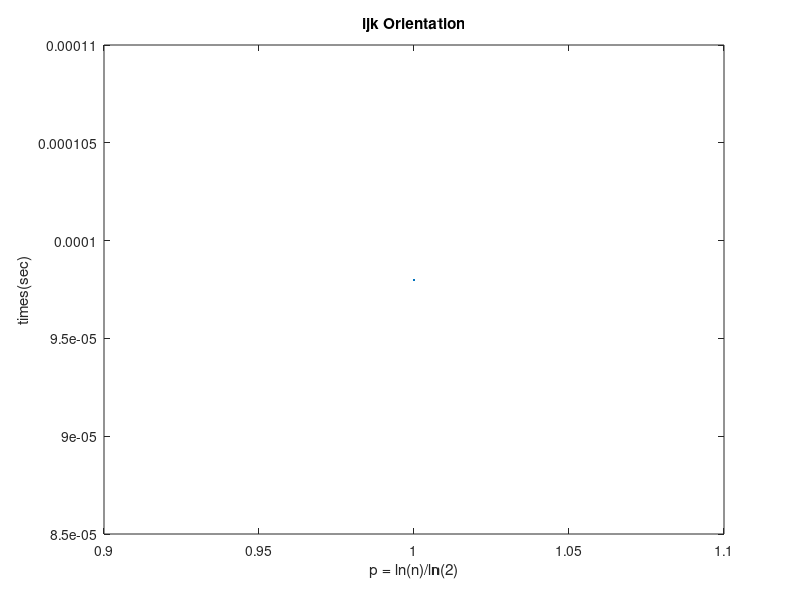

MATLAB code to generate this figure:
%perform all 6 types of matrix matrix mults
%time them
clear all 
p = 1;
times1 = zeros(p,1);
for m = 1:p
    n = 2^m;
    mat1 = rand(n);
    mat2 = rand(n);
    mat3 = zeros(n);
    mat1*mat2
    tic
    for j = 1:n
        for k = 1:n
            for i = 1:n
               mat3(i,j) =mat3(i,j)+mat1(i,k)*mat2(k,j);
            end
        end
    end
    times1(m) = toc;
    mat3
    mat3 = zeros(n);
    for k = 1:n
        for j = 1:n
            for i = 1:n
               mat3(i,j) =mat3(i,j)+mat1(i,k)*mat2(k,j);
            end
        end
    end
    mat3
end
figure(1)
plot(times1)
title('ijk Orientation')
xlabel('p = ln(n)/ln(2)') % x-axis label
ylabel('times(sec)') % y-axis label
% %------------------------------------------------------------
% times2 = zeros(p,1);
% for m = 1:p
%     n = 2^m;
%     mat1 = rand(n);
%     mat2 = rand(n);
%     mat3 = zeros(n);
%     tic
%     for i = 1:n
%         for k = 1:n
%             for j = 1:n
%                mat3(i,j) =mat3(i,j)+mat1(i,k)*mat2(k,j);
%             end
%         end
%     end
%     times2(m) = toc;
% end
% figure(2)
% plot(times2)
% title('ikj Orientation')
% xlabel('p = ln(n)/ln(2)') % x-axis label
% ylabel('times(sec)') % y-axis label
% %------------------------------------------------------------
% times3 = zeros(p,1);
% for m = 1:p
%     n = 2^m;
%     mat1 = rand(n);
%     mat2 = rand(n);
%     mat3 = zeros(n);
%     tic
%     for j = 1:n
%         for k = 1:n
%             for i = 1:n
%                mat3(i,j) =mat3(i,j)+mat1(i,k)*mat2(k,j);
%             end
%         end
%     end
%     times3(m) = toc;
% end
% figure(3)
% plot(times3)
% title('jki Orientation')
% xlabel('p = ln(n)/ln(2)') % x-axis label
% ylabel('times(sec)') % y-axis label
% %------------------------------------------------------------
% times4 = zeros(p,1);
% for m = 1:p
%     n = 2^m;
%     mat1 = rand(n);
%     mat2 = rand(n);
%     mat3 = zeros(n);
%     tic
%     for j = 1:n
%         for i = 1:n
%             for k = 1:n
%                mat3(i,j) =mat3(i,j)+mat1(i,k)*mat2(k,j);
%             end
%         end
%     end
%     times4(m) = toc;
% end
% figure(4)
% plot(times4)
% title('jik Orientation')
% xlabel('p = ln(n)/ln(2)') % x-axis label
% ylabel('times(sec)') % y-axis label
% %------------------------------------------------------------
% 
% times5 = zeros(p,1);
% for m = 1:p
%     n = 2^m;
%     mat1 = rand(n);
%     mat2 = rand(n);
%     mat3 = zeros(n);
%     tic
%     for k = 1:n
%         for i = 1:n
%             for j = 1:n
%                mat3(i,j) =mat3(i,j)+mat1(i,k)*mat2(k,j);
%             end
%         end
%     end
%     times5(m) = toc;
% end
% figure(5)
% plot(times5)
% title('kij Orientation')
% xlabel('p = ln(n)/ln(2)') % x-axis label
% ylabel('times(sec)') % y-axis label
% %------------------------------------------------------------
% times6 = zeros(p,1);
% for m = 1:p
%     n = 2^m;
%     mat1 = rand(n);
%     mat2 = rand(n);
%     mat3 = zeros(n);
%     tic
%     for k = 1:n
%         for j = 1:n
%             for i = 1:n
%                mat3(i,j) =mat3(i,j)+mat1(i,k)*mat2(k,j);
%             end
%         end
%     end
%     times6(m) = toc;
% end
% figure(6)
% plot(times6)
% title('kji Orientation')
% xlabel('p = ln(n)/ln(2)') % x-axis label
% ylabel('times(sec)') % y-axis label
% %------------------------------------------------------------
% figure(7)
% plot(times1)
% hold on
% plot(times2)
% hold on
% plot(times3)
% hold on
% plot(times4)
% hold on
% plot(times5)
% hold on
% plot(times6)
% hold on
% title('All Orientation')
% xlabel('p = ln(n)/ln(2)') % x-axis label
% ylabel('times(sec)') % y-axis label
% legend('ijk Orientation','ikj Orientation','jki Orientation',...
%     'jik Orientation','kij Orientation','kji Orientation')
